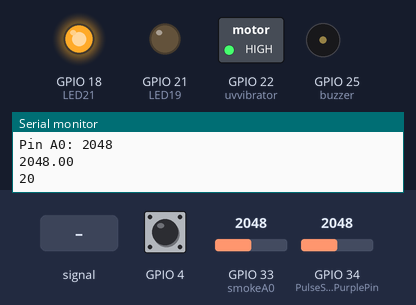
The sketch below on a simulated ESP32. Parts: switched loads named in the sketch (green lamp = pin HIGH), output pins drawn as LEDs (lit = HIGH), buzzer (waves = sounding, pin HIGH), the last lines printed to the serial monitor. The inputs (shaded band) are chosen by the test bench; at power-on: GPIO 33 (smokeA0) = 2048, GPIO 34 (PulseSensorPurplePin) = 2048, GPIO 4 HIGH. Nothing arrives over Bluetooth unless stated.

Above: at 2.9 s.
3.0 s: GPIO 34 (PulseSensorPurplePin) fed a 200 Hz sine of ±327 counts around its level
At 5.7 s:
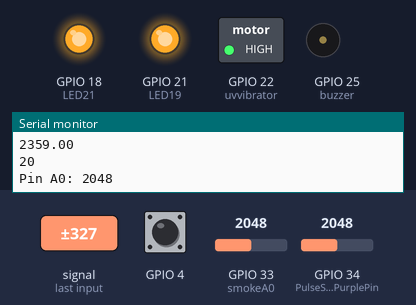
9.4 s: GPIO 33 (smokeA0) set to 2569
12.2 s: GPIO 33 (smokeA0) set to 2636
At 14.0 s:
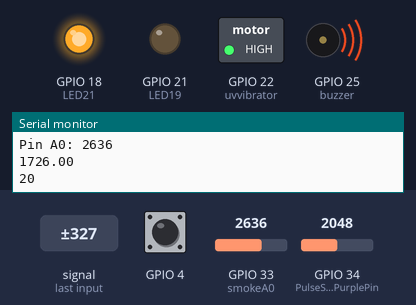
15.0 s: GPIO 34 (PulseSensorPurplePin) set to 2122
18.6 s: GPIO 34 (PulseSensorPurplePin) set to 2180
At 22.4 s:
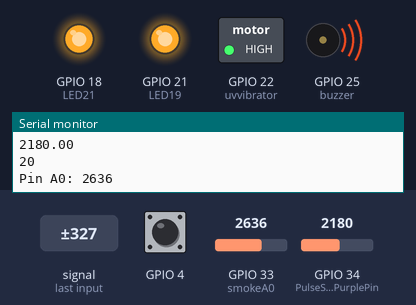
25.0 s: GPIO 34 (PulseSensorPurplePin) set to 2110
At 26.2 s:
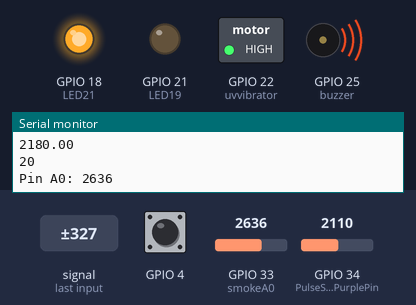
Timing chart, 0 to 28.0 s (numbered marks = the images above; inputs shaded):
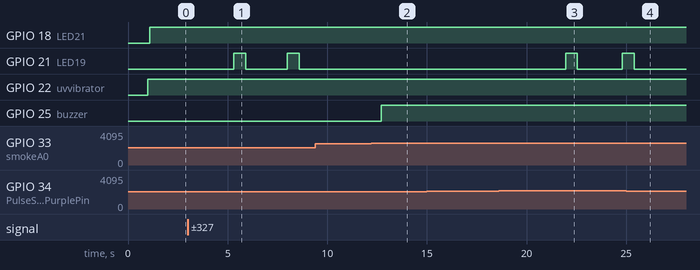

The sketch:

baala_final.ino
```cpp
#include "BluetoothSerial.h"

//verification of bluetooth
#if !defined(CONFIG_BT_ENABLED) || !defined(CONFIG_BLUEDROID_ENABLED)
#error Bluetooth is not enabled! Please run `make menuconfig` to and enable it
#endif

//Pulse sensor variables
int PulseSensorPurplePin = 34;
int LED19 = 21;
int LED21 = 18;
double Signal;
int Threshold = 2150;

//co sensor variables
int buzzer = 25;
int smokeA0 = 33;
int sensorThreshold = 2600;

//temperature sensor variables

double temp;
//uv ray
int val = 0;
int uvvibrator = 22;

//variable for bluetooth object
BluetoothSerial SerialBT;

//array for storing sensor values
double sensorValue[4] = {0, 0, 0, 0};

//setup
void setup() {
  Serial.begin(115200);


  // CO reading:
  pinMode(33,INPUT);
  pinMode(25,OUTPUT);
  //pulse:
  pinMode(21, OUTPUT);
  pinMode(18, OUTPUT);
  pinMode(34, OUTPUT);
  //Uv ray:
  pinMode(22, OUTPUT);

  SerialBT.begin("ESP32test"); //Bluetooth device name
  Serial.println("The device started, now you can pair it with bluetooth!");
}

//function for sending sensor values to android over bluetooth
void sendAndroidValues()
{
  //puts # before the values so our app knows what to do with the data
  SerialBT.print('#');
  //for loop cycles through 4 sensors and sends values via serial
  for (int k = 0; k < 4; k++)
  {
    SerialBT.print(sensorValue[k]);
    SerialBT.print('+');
    //technically not needed but I prefer to break up data values
    //so they are easier to see when debugging
  }
  SerialBT.print('~'); //used as an end of transmission character - used in app for string length
  SerialBT.println();
  delay(10);        //added a delay to eliminate missed transmissions
}

//function for storing sensor data
void readSensors(double t, double p)
{
  // read the analog in value to the sensor array
  sensorValue[0] = t;
  sensorValue[1] = p;
  sensorValue[2] = 0;
  sensorValue[3] = 0;
}

//main

void loop()

{
  Signal = analogRead(PulseSensorPurplePin);
  Serial.println(Signal);
  temp = touchRead(T0);

 //    uv ray index
  val = hallRead();
  Serial.println(val);
  delay(1000);

  //co sensor:
int analogSensor = analogRead(smokeA0);

  Serial.print("Pin A0: ");
  Serial.println(analogSensor);
      // Checks if it has reached the threshold value
  if (analogSensor > sensorThreshold)
  {
    digitalWrite(buzzer,1);
    delay(150);
    //tone(buzzer, 1000, 200);
  }
  else
  {

    digitalWrite(buzzer, 0);
    //noTone(buzzer);
  }


if(val >12)
{
  digitalWrite(uvvibrator,1); // the vibrator will vibrate GPIO pin 22
  delay(100);
  }
  else
  {
    digitalWrite(uvvibrator,0);
    }


  if (Signal > Threshold) {                        // If the signal is above “550”, then “turn-on” Arduino’s on-Board LED.
    digitalWrite(LED19, HIGH);
    delay(600);
    digitalWrite(LED19, LOW);
  } else {
    digitalWrite(LED21, HIGH);               //  Else, the sigal must be below “550”, so “turn-off” this LED.
  }

  readSensors(temp, Signal);

  if (SerialBT.available()) {
    sendAndroidValues();
  }


  delay(1000);
}
```

Measured:
- the behaviour switches between 2600 and 2601 on GPIO 33 (smokeA0) (found by bisection; images 1 and 2)
- the behaviour switches between 2150 and 2151 on GPIO 34 (PulseSensorPurplePin) (found by bisection; images 2 and 3)
- after the input at 3.0 s, GPIO 21 (LED19): alternates HIGH for 0.60 s and LOW for 2.1 s, starting after 2.3 s
- after the input at 12.2 s, GPIO 25 (buzzer): LOW → HIGH after 0.50 s
- after the input at 18.6 s, GPIO 21 (LED19): LOW → HIGH after 3.4 s, → LOW 0.60 s later, → HIGH 2.3 s later
- after the input at 25.0 s, GPIO 21 (LED19): goes on until 25.4 s, then stays LOW
